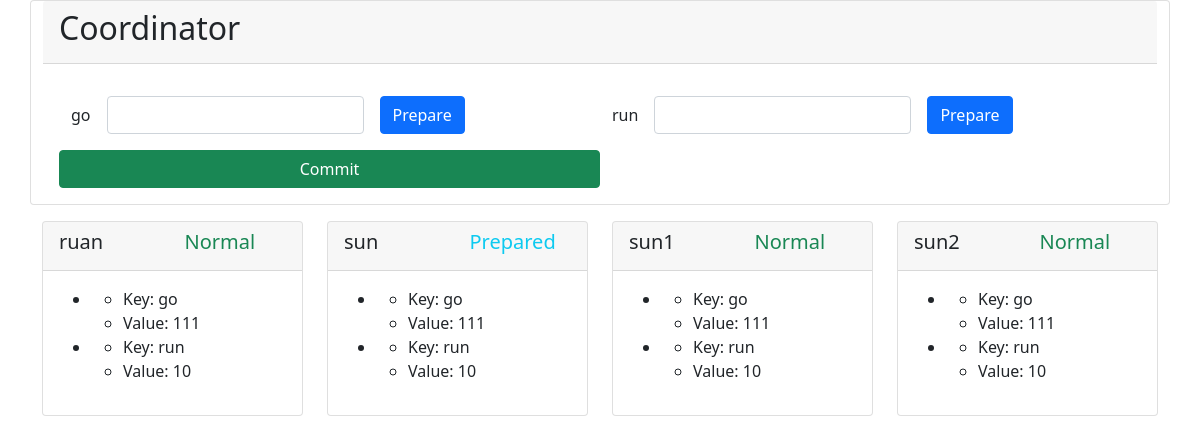
The app's page /two-phase/prepared/sun with its own data.
### twophase/models.py (models this page shows, shortened)
class TwoPhaseValue(models.Model):
    participant = models.ForeignKey(TwoPhaseParticipant, on_delete=models.CASCADE)
    key = models.CharField(max_length=64)
    value = models.CharField(max_length=64)
    prepared_value = models.CharField(max_length=64)

class TwoPhaseParticipant(models.Model):
    name = models.CharField(max_length=64)
    state = models.IntegerField(default=0)

### twophase/views.py (the view)
# urls.py: path('prepared/<str:name>', views.prepared, name='prepared'),
def prepared(request, name):
    response = HttpResponse()
    flag = False
    for p in TwoPhaseParticipant.objects.filter(name=name):
        flag = True
        p.state = 2
        p.save()
    if flag is None:
        response.status_code = 400
        return response
    return app_page(request)

### twophase/views.py (called while the page is built)
def get_context():
    context = {'participants': [], 'values': []}
    for p in TwoPhaseParticipant.objects.all():
        p.values=[]
        for v in TwoPhaseValue.objects.filter(participant=p):
            p.values.append(v)
        context['participants'].append(p)
    if len(context['participants']) != 0:
        context['values'] = context['participants'][0].values
    return context

def app_page(request):
    return render(request, 'index0.html', get_context())

### twophase/templates/index0.html (shortened to what this page needs)
<!DOCTYPE html>
<html lang="en">
  <head>
  <link rel="stylesheet" href="https://cdn.staticfile.org/twitter-bootstrap/5.1.1/css/bootstrap.min.css">
  </head>
<body>
<div class="card container-sm">
  <div class="card-header">
    <h2>Coordinator</h2>
  </div>
  <div class="card-body">
    <div class="container mbrank-5">
      <div class="row">
        {% for v in values %}
        <form class="col-sm-6 mt-3" action="/two-phase/prepare/{{ v.key }}" method="get">
          <div class="row g-3 align-items-enter">
            <div class="col-auto">
              <label for="{{ v.key }}1" class="col-form-label">{{ v.key }}</label>
            </div>
            <div class="col-auto">
              <input type="text" id="{{ v.key }}1" name="{{ v.key }}" class="form-control">
            </div>
            <div class="col-auto">
              <input type="submit" class="btn btn-primary" value="Prepare">
            </div>
          </div>
        </form>
        {% endfor %}
        <a class="col-sm-6 mt-3 btn btn-success" href="/two-phase/commit">Commit</a>
      </div>
    </div>
  </div>
</div>
  <div class="container pt-3">
    <div class="row">
      {% for p in participants %}
      <div class="container mblank-2 col-sm-3">
        <div class="card">
          <div class="card-header container">
            <div class="row">
              <h5 class="col-6">{{ p.name }}</h5>
                <h5 class="col-6">
                  {% if p.state == 0 %}
                  <div class="text-success">Normal</div>
                  {% elif p.state == 1 %}
                  <div class="text-info">Prepare</div>
                  {% elif p.state == 2 %}
                  <div class="text-info">Prepared</div>
                  {% endif %}
                </h5>
            </div>
          </div>
          <div class="card-body">
            <ul>
            {% for v in p.values %}
              <li>
                <ul>
                  <li>Key: {{ v.key }}</li>
                  <li>Value: {{ v.value }}</li>
                </ul>
              </li>
            {% endfor %}
            </ul>
          </div>
        </div>
      </div>
      {% endfor %}
  </div>
</div>
</body>
</html>

### records on screen
TwoPhaseValue: key "go", value "111"
TwoPhaseValue: key "run", value "10"
TwoPhaseParticipant: name "ruan", state "Normal"
TwoPhaseParticipant: name "sun", state "Prepared"
TwoPhaseValue: key "go", value "111"
TwoPhaseValue: key "run", value "10"
TwoPhaseParticipant: name "sun1", state "Normal"
TwoPhaseValue: key "go", value "111"
TwoPhaseValue: key "run", value "10"
TwoPhaseParticipant: name "sun2", state "Normal"
TwoPhaseValue: key "go", value "111"
TwoPhaseValue: key "run", value "10"
